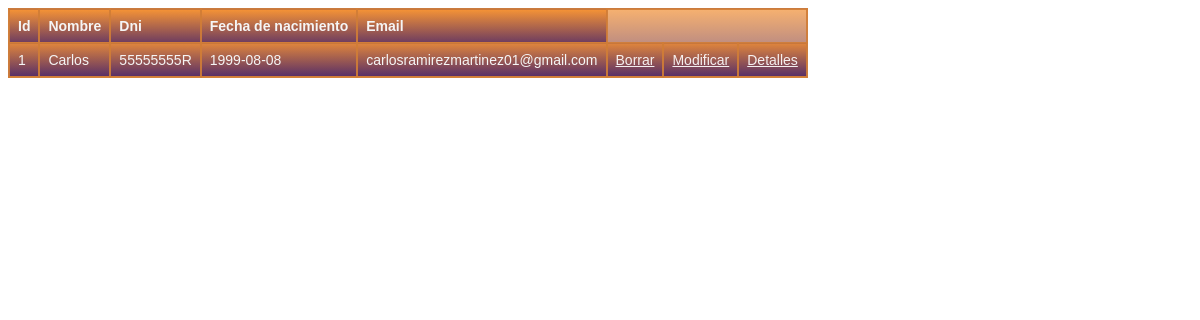
Before: / with the older database file.
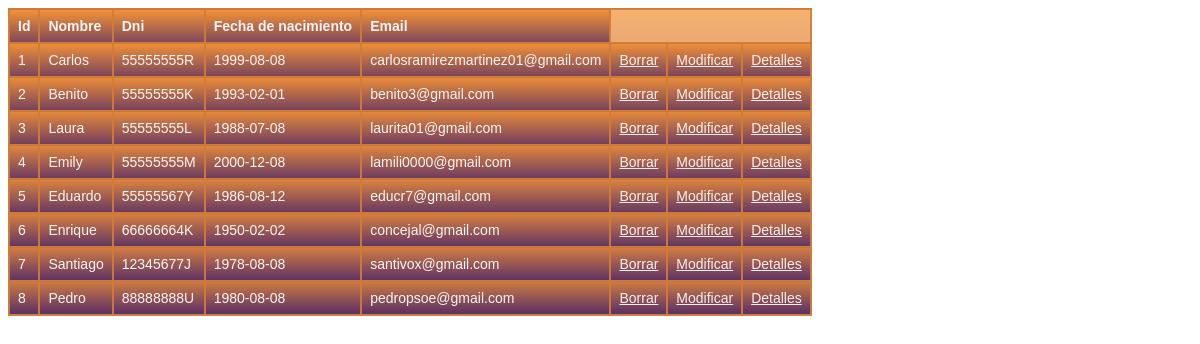
After: the same page with the newer database file.
### tables this page shows
CREATE TABLE IF NOT EXISTS `clientes` (
  `ID` int NOT NULL AUTO_INCREMENT,
  `DNI` char(9) NOT NULL,
  `nombre` varchar(255) NOT NULL,
  `apellidos` varchar(255) NOT NULL,
  `fecha_nacimiento` date NOT NULL,
  `email` varchar(255) NOT NULL,
  `ciudad` varchar(255) NOT NULL,
  PRIMARY KEY (`ID`,`DNI`)
);

### app/plantilla/verclientes.php (called while the page is built, shortened)
<?php
include_once 'app/Cliente.php';
$auto = $_SERVER['PHP_SELF'];
?>
<?php
include_once "principal.php";
?>

### app/controlerCliente.php (called while the page is built, shortened)
<?php
include_once 'modeloCliente.php';
include_once 'Cliente.php';
    function ctlClienteVerClientes(){
        $clientes = ModeloClienteDB::GetAll();
        include_once 'plantilla/verclientes.php';
    }

### index.php (called while the page is built, shortened)
<?php
include_once 'app/modeloCliente.php';
include_once 'app/Cliente.php';
include_once 'app/controlerCliente.php';
$rutasClientes = [
    "Alta"        => "ctlClienteAlta",
    "Detalles"    => "ctlClienteDetalles",
    "Modificar"   => "ctlClienteModificar",
    "Borrar"      => "ctlClienteBorrar",
    "VerClientes"    => "ctlClienteVerClientes"
];
if (isset($_GET['orden'])){
    if ( isset ($rutasClientes[$_GET['orden']]) ){
        $procRuta =  $rutasClientes[$_GET['orden']];
    }
    else {
        header('Status: 404 Not Found');
        echo '<html><body><h1>Error 404: No existe la ruta <i>' .
            $_GET['ctl'] .
            '</p></body></html>';
            exit;
    }
}
else {
    $procRuta = "ctlClienteVerClientes";
}
$procRuta();

### app/modeloCliente.php (called while the page is built, shortened)
<?php
include_once 'Cliente.php';
class ModeloClienteDB{
    private static $dbh = null;
public static function init(){
    if (self::$dbh == null){
        try {
            $dsn = "mysql:host=".DBSERVER.";dbname=".DBNAME.";charset=utf8";
            self::$dbh = new PDO($dsn,DBUSER,DBPASSWORD);
            self::$dbh->setAttribute(PDO::ATTR_ERRMODE, PDO::ERRMODE_EXCEPTION);
        } catch (PDOException $e){
            echo "Error de conexión ".$e->getMessage();
            exit();
        }
    }
}
public static function GetAll ():array{
    $stmt = self::$dbh->query("select * from clientes");
    $tclientes = [];
    $stmt->setFetchMode(PDO::FETCH_CLASS, 'Cliente');
    while ( $clientes = $stmt->fetch()){
        $tclientes[] = $clientes;
    }
    return $tclientes;
}
}

### app/Cliente.php (called while the page is built, shortened)
<?php
class Cliente
{
   public function __get($atributo){
       $class = get_class($this);
       if(property_exists($class, $atributo)) {
           return $this->$atributo;
       }
   }
}

### app/plantilla/principal.php (the view, shortened to what this page needs)
<!DOCTYPE html>
<html>
<head>
    <link href="./web/style.css" rel="stylesheet" type="text/css" />
<table>
    <th>Id</th>
    <th>Nombre</th>
    <th>Dni</th>
    <th>Fecha de nacimiento</th>
    <th>Email</th>
	<?php foreach ($clientes as $cli) : ?>
    <tr>
            <td><?= $cli->ID ?></td>
            <td><?= $cli->nombre ?></td>
            <td><?= $cli->DNI ?></td>
            <td><?= $cli->fecha_nacimiento?></td>
            <td><?= $cli->email ?></td>
            <td><a href="#" onclick="confirmarBorrar('<?= $cli->nombre . "','" . $cli->ID. "'" ?>');">Borrar</a></td>
            <td><a href="<?= $auto ?>?orden=Modificar&codigo=<?= $cli->ID ?>">Modificar</a></td>
            <td><a href="<?= $auto ?>?orden=Detalles&codigo=<?= $cli->ID ?>">Detalles</a></td>
    </tr>
      <?php endforeach; ?>
  </table>
</html>

### web/style.css (style rules this page uses)
a { color: rgba(255, 255, 255, 0.904); }
table, th, td { border: 2px solid rgba(209, 125, 55, 0.904); border-collapse: collapse; padding: 8px; background: linear-gradient(to top, rgba(58, 8, 73, 0.6), rgba(241, 125, 16, 0.6)); color: whitesmoke; }

Changed rows visible on the page:
added clientes: ID "2", nombre "Benito", DNI "55555555K", fecha_nacimiento "1993-02-01", email "benito3@gmail.com"
added clientes: ID "3", nombre "Laura", DNI "55555555L", fecha_nacimiento "1988-07-08", email "laurita01@gmail.com"
added clientes: ID "4", nombre "Emily", DNI "55555555M", fecha_nacimiento "2000-12-08", email "lamili0000@gmail.com"
added clientes: ID "5", nombre "Eduardo", DNI "55555567Y", fecha_nacimiento "1986-08-12", email "educr7@gmail.com"
added clientes: ID "6", nombre "Enrique", DNI "66666664K", fecha_nacimiento "1950-02-02", email "concejal@gmail.com"
added clientes: ID "7", nombre "Santiago", DNI "12345677J", fecha_nacimiento "1978-08-08", email "santivox@gmail.com"
added clientes: ID "8", nombre "Pedro", DNI "88888888U", fecha_nacimiento "1980-08-08", email "pedropsoe@gmail.com"
